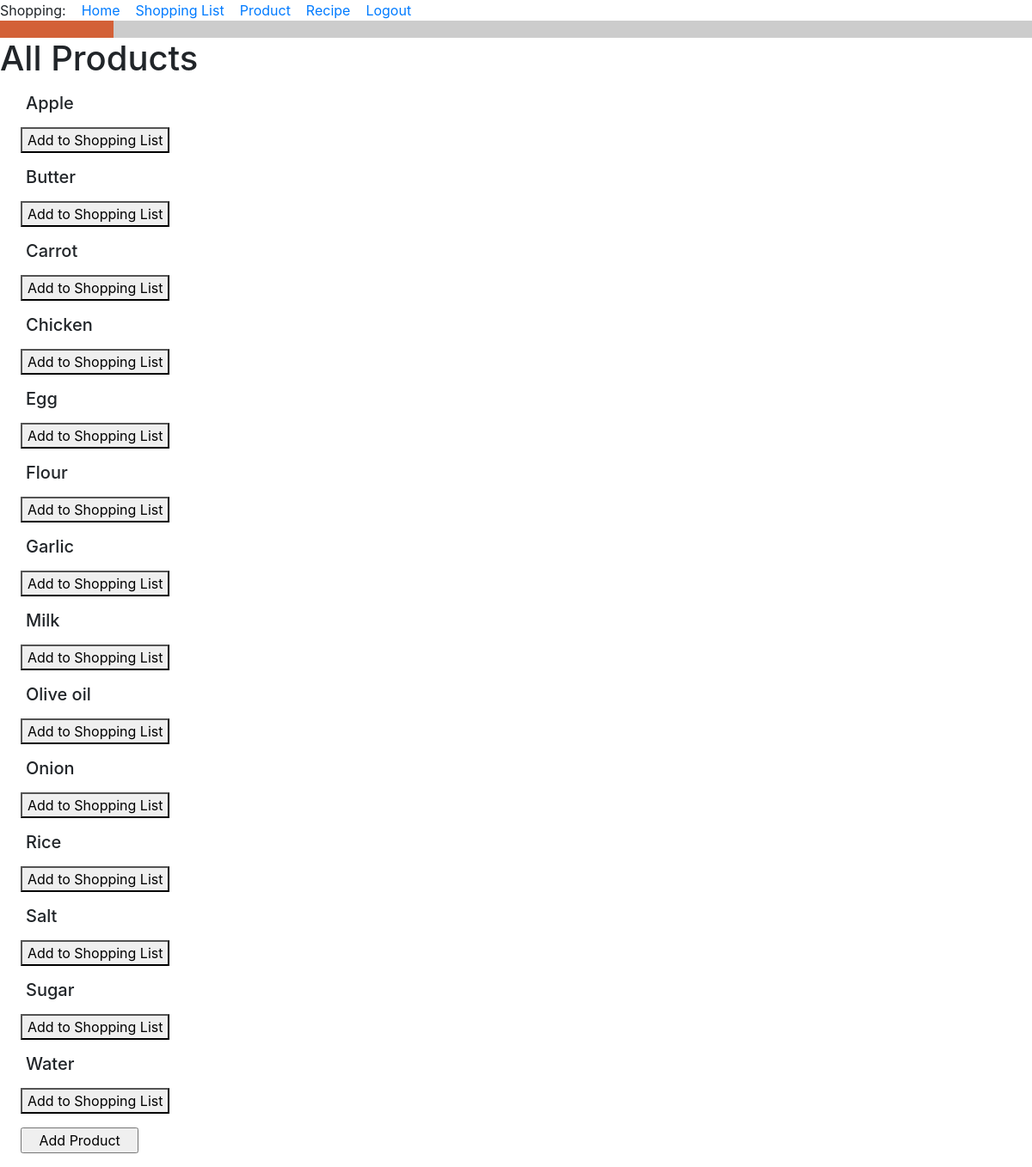
/all_products (signed in), run on the app's committed database.
### food_app/models.py (models this page shows, shortened)
class Product(db.Model):
    id = db.Column(db.Integer, primary_key=True)
    title = db.Column(db.String(256), index=True, unique=True, nullable=False)
    type_of_product = db.Column(db.String(120))
    unit_of_measure = db.Column(db.String(120))
    def __str__(self):
        return f'{self.title}'.capitalize()  # Big first letter only.

### food_app/routes.py (the view)
@app.route('/all_products', methods=['GET', 'POST'])
@login_required
def all_products():
    products = Product.query.order_by(Product.title)  # by ABC order
    return render_template('all_products.html', title='All Products', products=products)

### food_app/models.py (called while the page is built)
@login.user_loader
def load_user(id):
    return User.query.get(int(id))

### food_app/templates/all_products.html
{% extends "base.html" %}
{% block content %}
<h1>All Products</h1>
{% for product in products %}
<h5>
    <div><p>
        <p style="margin-left:1.5em">{{ product }} </p></div>
</h5>
<p style="margin-left:1.5em"><a href="{{ url_for('add_product_to_list', product_id=product.id) }}">
    <button> Add to Shopping List</button>
</a>
    {% endfor %}
<form>
    <p style="margin-left:1.5em"><input type="button" value="   Add Product   " onClick='location.href="add_product"'>
</form>
{% endblock %}

### food_app/templates/base.html (shortened to what this page needs)
<!doctype html>
<html lang="en">
<head>
    {% block head %}
    {% block styles %}
    {{ bootstrap.load_css() }}
    {% endblock %}
    {% endblock %}
<body>
{% block navigation %}
<div>
    Shopping:&#160&#160&#160
    <a href="{{ url_for('index') }}">Home</a>&#160&#160&#160
    <a href="{{ url_for('shopping_list') }}">Shopping List</a>&#160&#160&#160
    <a href="{{ url_for('product') }}">Product</a>&#160&#160&#160
    <a href="{{ url_for('recipe') }}">Recipe</a>&#160&#160&#160
    <a href="{{ url_for('logout') }}">Logout</a>
</div>
{% endblock %}
 <head>
 </head>
 <body>
  <div class="layer1">
   <div class="layer2">
   </div>
  </div>
 </body>
{% block content %}
{% endblock %}

### food_app/templates/base.html (style rules this page uses)
.layer1 { background-color: #D36037; }
.layer2 { margin-left: 11%; background-color: #ccc; padding: 10px; }

### data on the page
Product: title "Apple"
Product: title "Butter"
Product: title "Carrot"
Product: title "Chicken"
Product: title "Egg"
Product: title "Flour"
Product: title "Garlic"
Product: title "Milk"
Product: title "Olive oil"
Product: title "Onion"
Product: title "Rice"
Product: title "Salt"
Product: title "Sugar"
Product: title "Water"
